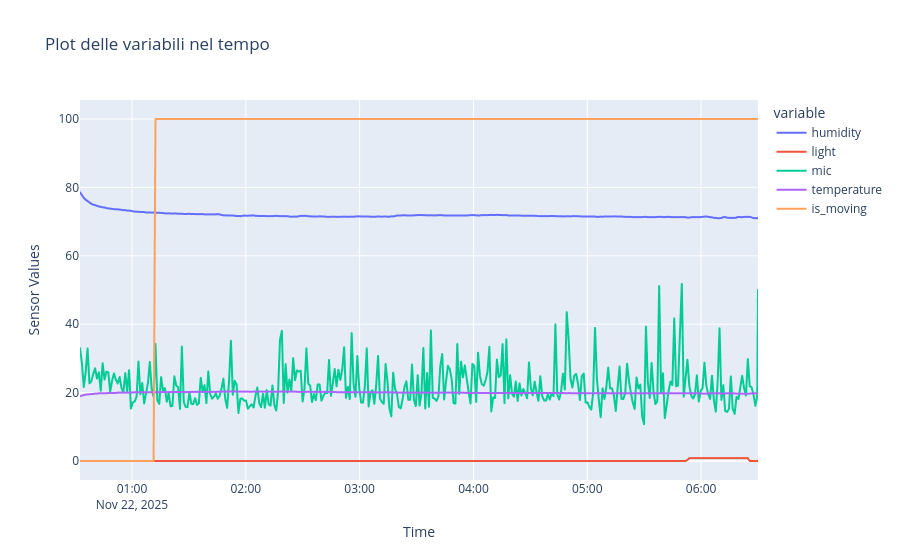

Write notebook code for a chart like this one.
### Code cell
# Percorso della cartella con i CSV puliti
#path = "/content/drive/MyDrive/Desktop/Magistrale/IoT_ESP_SleepSense/Misurazioni/*.csv"
# path = "C:/Users/leopi/Il mio Drive/Desktop/Magistrale/IoT_ESP_SleepSense/Misurazioni/D_*.csv"
path = "C:/Users/leopi/Il mio Drive/Desktop/Magistrale/IoT_ESP_SleepSense/*.csv"

# Caricamento file
all_files = glob.glob(path)
dfs = [pd.read_csv(f) for f in all_files]
df_all = pd.concat(dfs, ignore_index=True)

# Pulizia e conversione tipi
df_all["_time"] = pd.to_datetime(df_all["_time"], utc=True, errors="coerce", format="mixed")
cols_to_numeric = ["humidity", "light", "mic", "temperature", "is_moving"]
df_all[cols_to_numeric] = df_all[cols_to_numeric].apply(pd.to_numeric, errors="coerce")

# Rimuovo eventuali righe con valori nulli
df_all = df_all.dropna(subset=cols_to_numeric)

print("Dimensione dataset:", df_all.shape)
df_all.head()

fig = px.line(df_all, x="_time", y=cols_to_numeric, title="Plot delle variabili nel tempo")
fig.update_layout(xaxis_title="Time", yaxis_title="Sensor Values")
fig.show()

### Figure 1 — Plotly figure (JSON) as saved in the notebook; plotly's stock layout.template omitted (floating-point values rounded to 4 significant figures; data arrays with more than 128 entries replaced by an {"elided": "..."} marker saying what was removed)
{"data": [{"hovertemplate": "variable=humidity<br>_time=%{x}<br>value=%{y}<extra></extra>", "legendgroup": "humidity", "line": {"color": "#636efa", "dash": "solid"}, "marker": {"symbol": "circle"}, "mode": "lines", "name": "humidity", "showlegend": true, "type": "scattergl", "x": {"elided": "361 str values"}, "xaxis": "x", "y": {"elided": "361 float values"}, "yaxis": "y"}, {"hovertemplate": "variable=light<br>_time=%{x}<br>value=%{y}<extra></extra>", "legendgroup": "light", "line": {"color": "#EF553B", "dash": "solid"}, "marker": {"symbol": "circle"}, "mode": "lines", "name": "light", "showlegend": true, "type": "scattergl", "x": {"elided": "361 str values"}, "xaxis": "x", "y": {"elided": "361 float values"}, "yaxis": "y"}, {"hovertemplate": "variable=mic<br>_time=%{x}<br>value=%{y}<extra></extra>", "legendgroup": "mic", "line": {"color": "#00cc96", "dash": "solid"}, "marker": {"symbol": "circle"}, "mode": "lines", "name": "mic", "showlegend": true, "type": "scattergl", "x": {"elided": "361 str values"}, "xaxis": "x", "y": {"elided": "361 float values"}, "yaxis": "y"}, {"hovertemplate": "variable=temperature<br>_time=%{x}<br>value=%{y}<extra></extra>", "legendgroup": "temperature", "line": {"color": "#ab63fa", "dash": "solid"}, "marker": {"symbol": "circle"}, "mode": "lines", "name": "temperature", "showlegend": true, "type": "scattergl", "x": {"elided": "361 str values"}, "xaxis": "x", "y": {"elided": "361 float values"}, "yaxis": "y"}, {"hovertemplate": "variable=is_moving<br>_time=%{x}<br>value=%{y}<extra></extra>", "legendgroup": "is_moving", "line": {"color": "#FFA15A", "dash": "solid"}, "marker": {"symbol": "circle"}, "mode": "lines", "name": "is_moving", "showlegend": true, "type": "scattergl", "x": {"elided": "361 str values"}, "xaxis": "x", "y": {"elided": "361 float values"}, "yaxis": "y"}], "layout": {"legend": {"title": {"text": "variable"}, "tracegroupgap": 0}, "title": {"text": "Plot delle variabili nel tempo"}, "xaxis": {"anchor": "y", "domain": [0, 1], "title": {"text": "Time"}}, "yaxis": {"anchor": "x", "domain": [0, 1], "title": {"text": "Sensor Values"}}}}
